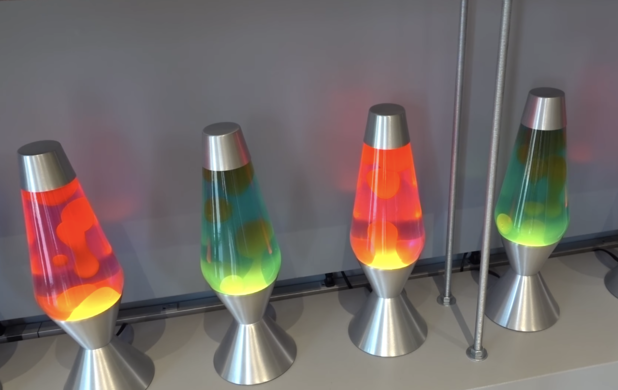
#> input picture image_histogram/lamps.png, 618 x 390 px
$ python image_histogram.py lamps.png
#> lines starting #> are read from the running program, lines starting #| are printed output that depends on the picture
'''
date of current version: 27.01.2020
'''
import sys
import os
import math
from collections import Counter
import matplotlib.pyplot as plt
from matplotlib.patches import Rectangle
from pylab import savefig
import numpy as np
import cv2


def script_path():
    current_path = os.path.realpath(os.path.dirname(sys.argv[0]))
    os.chdir(current_path)
    return current_path


def show_image(title, image):
    '''
    WINDOW_AUTOSIZE
    WINDOW_FREERATIO
    WINDOW_FULLSCREEN
    WINDOW_GUI_EXPANDED
    WINDOW_GUI_NORMAL
    WINDOW_KEEPRATIO
    WINDOW_NORMAL
    WINDOW_OPENGL
    '''
    cv2.namedWindow(title, cv2.WINDOW_GUI_NORMAL)
    # cv2.namedWindow(title, cv2.WINDOW_AUTOSIZE)
    cv2.imshow(title, image)
    cv2.waitKey(0)
    cv2.destroyAllWindows()
    return True


# [21 lines left out: functions roll_image, create_image, create_gradient_image, not called in this run]


def histogram_data(img):
    '''create histogram data from image'''
    # split into layers
    shape = img.shape
    if len(shape) == 2:
        flatten_image = [x for y in img.tolist() for x in y]
        many_data = [('GRAYSCALE', flatten_image)]
    else:
        names = ['BLUE', 'GREEN', 'RED', 'ALPHA']
        layers = cv2.split(img)
        many_data = [(names[key], [x for y in layer.tolist() for x in y]) for key, layer in enumerate(layers)]
    return many_data


def draw_hist(many_data, title):
    ''' put list of data to plot, as many_data variable '''
    bins = np.linspace(0, 255, 255)        # last parameter is width of columns
    colors = []
    hist_number = len(many_data)
    probability = False
    for key, (name, data) in enumerate(many_data):
        cmap = plt.get_cmap('jet')  # https://matplotlib.org/3.1.1/gallery/color/colormap_reference.html
        current_color = cmap(key/hist_number)
        colors.append(current_color)
        plt.hist(data, bins, alpha=0.5, histtype='bar', ec='black', density=probability, label='this', color=current_color)

    cycle = plt.rcParams['axes.prop_cycle'].by_key()['color']
    if probability:
        plt.ylabel('Probability')
    else:
        plt.ylabel('Elements')
    plt.xlabel('Score')

    #create legend
    handles = [Rectangle((0,0), 1, 1, alpha=0.5, color=c, ec="k") for c in colors]
    labels= ["{}: {}".format(key, many_data[key][0]) for key, _ in enumerate(colors)]       # make it more clear
    plt.legend(handles, labels)

    plt.suptitle(title)
    wm = plt.get_current_fig_manager()
    wm.window.state('zoomed')       #full window


    # plt.savefig('some_plt.png')       # think of bigger one
    plt.show()
    plt.close()
    return True


# [31 lines left out: function draw_bar, not called in this run]


if __name__ == "__main__":
    script_path()
    file = 'lamps.png'

    img = cv2.imread(file, 1)
#> img is the input picture: shape (390, 618, 3); mean B, G, R 104.6, 106.8, 116.7
    show_image('img', img)
    many_data = histogram_data(img)
#> in histogram_data, `many_data = [(names[key], [x for y in layer.tolist() for x in y]) for ..`: many_data = 3 items
#> many_data = 3 items
    draw_hist(many_data, 'IMAGE HISTOGRAM')
#> in draw_hist, `hist_number = len(many_data)`: hist_number = 3
#> the loop in draw_hist, `for key, (name, data) in enumerate(many_data):` made 3 passes
#> (name, current_color) on passes 1 to 3: ('BLUE', (0, 0, 0.5, 1)), ('GREEN', (0, 0.833, 1, 1)), ('RED', (1, 0.901, 0, 1))
#> after the loop in draw_hist, `for key, (name, data) in enumerate(many_data):`: colors = [(0, 0, 0.5, 1), (0, 0.833, 1, 1), (1, 0.901, 0, 1)]
#> in draw_hist, `cycle = plt.rcParams['axes.prop_cycle'].by_key()['color']`: cycle = ['#1f77b4', '#ff7f0e', '#2ca02c', '#d62728', '#9467bd', '#8c564b', '#e377c2', '#7f7f7f', '#bcbd22', '#17becf']
#> in draw_hist, `handles = [Rectangle((0,0), 1, 1, alpha=0.5, color=c, ec="k") for c in..`: handles = 3 items
#> in draw_hist, `labels= ["{}: {}".format(key, many_data[key][0]) for key, _ in enumera..`: labels = ['0: BLUE', '1: GREEN', '2: RED']
#> in draw_hist, `plt.show()`:
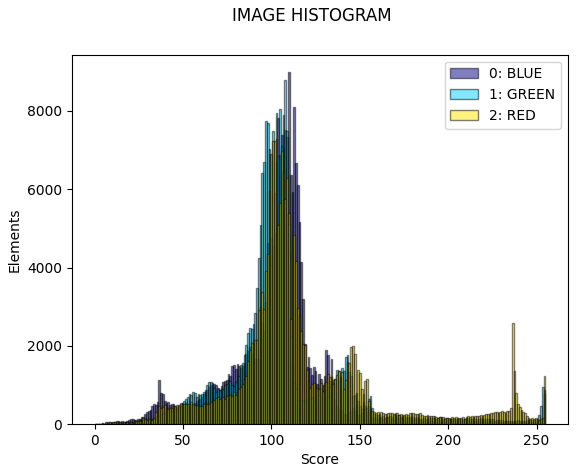
#> figure drawn by matplotlib, 1 panel; tallest bar 8987 high, from x = 109.4 to 110.4; tallest bar 8782 high, from x = 107.4 to 108.4; tallest bar 7294 high, from x = 102.4 to 103.4
